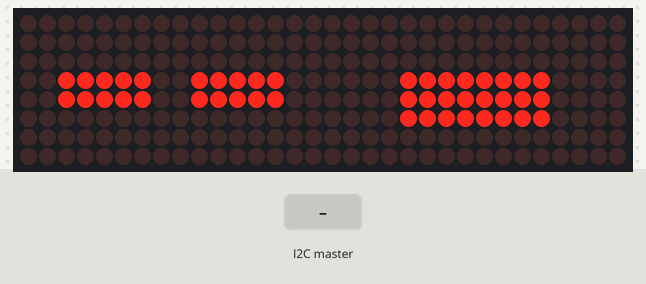
The sketch below on a simulated Arduino Uno, built with avr-gcc and run on an emulated ATmega328P. On the bench: 32×8 LED matrix. The inputs (shaded band) are chosen by the test bench. What the sketch prints to the serial monitor is not drawn.

Above: at 1.2 s.

The sketch:

Arduino_Mega.ino
```cpp
/**************************** Include ****************************/
#include <Wire.h>
#include "LedControl.h"

/**************************** Define *****************************/
// constants
#define         SLAVE_ADDRESS                 0x04
#define         ONE_FACE_CODE                 1           // from I2C code table
#define         TWO_FACE_CODE                 2           // from I2C code table
#define         MOVE_DELAY                    800         // in milliseconds
#define         DEVICES_NUMBER                4
#define         BRIGHTNESS                    8

/************************* Global Var. ***************************/
int number = 0;

//Pin 12 = DIN, Pin 11 = CLK, Pin 10 = CS
LedControl lc=LedControl(12,11,10,DEVICES_NUMBER);


byte normal_1[]={
  0b00000000 , 0b00000000 ,
  0b00010000 , 0b00010000 ,
  0b00111000 , 0b00111000 ,
  0b01111100 , 0b01111100 ,
  0b01111100 , 0b01111100 ,
  0b00111000 , 0b00111000 ,
  0b00010000 , 0b00010000 ,
  0b00000000 , 0b00000000 ,
  0b00000000 , 0b00000000 ,
  0b00000000 , 0b00000000 ,
  0b00001111 , 0b11110000 ,
  0b00001111 , 0b11110000 ,
  0b00001111 , 0b11110000 ,
  0b00000000 , 0b00000000 ,
  0b00000000 , 0b00000000 ,
  0b00000000 , 0b00000000
};

byte normal_2[]={
    0b00000000 , 0b00000000 ,
    0b00000000 , 0b00000000 ,
    0b00000000 , 0b00000000 ,
    0b00111110 , 0b01111100 ,
    0b00111110 , 0b01111100 ,
    0b00000000 , 0b00000000 ,
    0b00000000 , 0b00000000 ,
    0b00000000 , 0b00000000 ,
    0b00000000 , 0b00000000 ,
    0b00000000 , 0b00000000 ,
    0b00001111 , 0b11110000 ,
    0b00001111 , 0b11110000 ,
    0b00001111 , 0b11110000 ,
    0b00000000 , 0b00000000 ,
    0b00000000 , 0b00000000 ,
    0b00000000 , 0b00000000
};

byte smily[]={
  0b00000000 , 0b00000000 ,
  0b00010000 , 0b00010000 ,
  0b00111000 , 0b00111000 ,
  0b01111100 , 0b01111100 ,
  0b01111100 , 0b01111100 ,
  0b00111000 , 0b00111000 ,
  0b00010000 , 0b00010000 ,
  0b00000000 , 0b00000000 ,
  0b00000000 , 0b00000000 ,
  0b00000000 , 0b00000000 ,
  0b00001111 , 0b11110000 ,
  0b00011111 , 0b11111000 ,
  0b00001111 , 0b11110000 ,
  0b00000011 , 0b11000000 ,
  0b00000000 , 0b00000000 ,
  0b00000000 , 0b00000000
};

/************************** Functions ****************************/
void smily_face();
void clear_screen();
void map_rows(int row, byte left, byte right);
byte reverse_byte(byte);

/**************************** Setup() ****************************/
void setup() {

    for (int i = 0; i < DEVICES_NUMBER; i++) {
        lc.shutdown(i, false);
        lc.setIntensity(i, BRIGHTNESS);
        lc.clearDisplay(i);
    }

    Serial.begin(9600); // start serial for output
    // initialize i2c as slave
    Wire.begin(SLAVE_ADDRESS);

    // define callbacks for i2c communication
    Wire.onReceive(receiveData);
    Wire.onRequest(sendData);

    Serial.println("Ready!");

    for(int i = 0; i<16; i++){
        map_rows(i, normal_2[i*2], normal_2[i*2 +1]);
    }
}

/**************************** loop() *****************************/
void loop() {
    delay(100);
}

/*********************** Func. Definition *************************/
// callback for received data
void receiveData(int byteCount){
  while(Wire.available()) {
      number = Wire.read();
      Serial.print("data received: ");
      Serial.println(number);
      smily_face();
  }
}

// callback for sending data
void sendData(){
    Wire.write(number);
}

void smily_face() {
    clear_screen();
    for(int i = 0; i<16; i++){
        map_rows(i, smily[i*2], smily[i*2 +1]);
    }
    delay(MOVE_DELAY);
    clear_screen();
    for(int i = 0; i<16; i++){
        map_rows(i, normal_2[i*2], normal_2[i*2 +1]);
    }
}

void clear_screen(){
  lc.clearDisplay(0);
  lc.clearDisplay(1);
  lc.clearDisplay(2);
  lc.clearDisplay(3);
}

void map_rows(int row, byte left, byte right){
    // Warning : this function depends directly on how 8x8 matrix are orienred an placed
    // forming the bigger 16x16 matrix
    // this function takes number of row [0-15] and two bytes one for right half
    // and the other one for the left half
    // and considering the placement of 8x8 devices, it maps those values into the
    // coresponding device, row, and byte values
    /*
                |                LEFT HALF            |            RIGHT HALF               |
        --------|-------------------------------------|-------------------------------------|
        ROW 0   |   *    *   *   *   *   *  01  00    |    *    *   *   *   *   *  01  00   |
        ROW 1   |   *    *   *   *   *   *   *   *    |    *    *   *   *   *   *   *   *   |
        ROW 2   |   *    *   *   *   *   *   *   *    |    *    *   *   *   *   *   *   *   |
        ROW 3   |   *    *   DEVICE  *   *   *   *    |    *    *   DEVICE  *   *   *   *   |
        ROW 4   |   *    *   * 3 *   *   *   *   *    |    *    *   * 2 *   *   *   *   *   |
        ROW 5   |   *    *   *   *   *   *   *   *    |    *    *   *   *   *   *   *   *   |
        ROW 6   |   *    *   *   *   *   *   *   *    |    *    *   *   *   *   *   *   *   |
        ROW 7   |  77   76   *   *   *   *   *   *    |   77   76   *   *   *   *   *   *   |
        --------|-------------------------------------|-------------------------------------|
        ROW 8   |   *    *   *   *   *   *  76  77    |    *    *   *   *   *   *  76  77   |
        ROW 9   |   *    *   *   *   *   *   *   *    |    *    *   *   *   *   *   *   *   |
        ROW 11  |   *    *   *   *   *   *   *   *    |    *    *   *   *   *   *   *   *   |
        ROW 10  |   *    *   DEVICE  *   *   *   *    |    *    *   DEVICE  *   *   *   *   |
        ROW 12  |   *    *   * 0 *   *   *   *   *    |    *    *   * 1 *   *   *   *   *   |
        ROW 14  |   *    *   *   *   *   *   *   *    |    *    *   *   *   *   *   *   *   |
        ROW 13  |   *    *   *   *   *   *   *   *    |    *    *   *   *   *   *   *   *   |
        ROW 15  |  00   01   *   *   *   *   *   *    |   00   01   *   *   *   *   *   *   |
        --------|-------------------------------------|-------------------------------------|
    */

    if(row > 7){
        lc.setRow(0, 15-row, reverse_byte(left));
        lc.setRow(1, 15-row, reverse_byte(right));
    }else{
        lc.setRow(3, row, left);
        lc.setRow(2, row, right);
    }
}

byte reverse_byte(byte b){
    b = (b & 0xF0) >> 4 | (b & 0x0F) << 4;
    b = (b & 0xCC) >> 2 | (b & 0x33) << 2;
    b = (b & 0xAA) >> 1 | (b & 0x55) << 1;
    return b;
}
```
